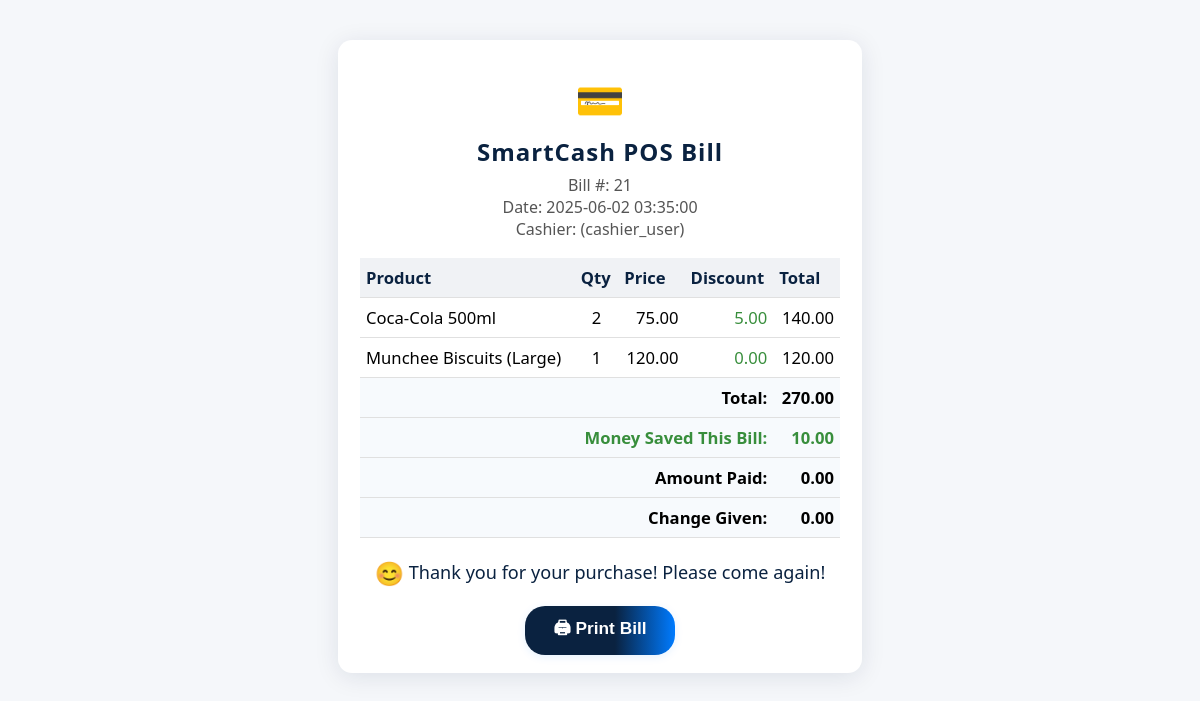
The page /bill.php?transaction_id=21 on the database its author committed.
### tables this page shows
CREATE TABLE IF NOT EXISTS `transactions` (
  `transaction_id` int NOT NULL AUTO_INCREMENT,
  `user_id` int NOT NULL,
  `transaction_date` timestamp NOT NULL DEFAULT CURRENT_TIMESTAMP,
  `total_amount` decimal(10,2) NOT NULL,
  `payment_method` varchar(50) DEFAULT 'Cash',
  `amount_paid` decimal(10,2) DEFAULT NULL,
  `change_given` decimal(10,2) DEFAULT NULL,
  PRIMARY KEY (`transaction_id`),
  KEY `user_id` (`user_id`)
);

CREATE TABLE IF NOT EXISTS `users` (
  `id` int NOT NULL AUTO_INCREMENT,
  `username` varchar(50) NOT NULL,
  `password_hash` varchar(255) NOT NULL,
  `full_name` varchar(100) NOT NULL,
  `role` enum('admin','cashier','inventory_manager') NOT NULL,
  `status` enum('active','inactive') DEFAULT 'active',
  `contact_info` varchar(255) DEFAULT NULL,
  `address` text,
  `created_at` timestamp NOT NULL DEFAULT CURRENT_TIMESTAMP,
  `updated_at` timestamp NOT NULL DEFAULT CURRENT_TIMESTAMP ON UPDATE CURRENT_TIMESTAMP,
  PRIMARY KEY (`id`),
  UNIQUE KEY `username` (`username`)
);

CREATE TABLE IF NOT EXISTS `transaction_items` (
  `item_id` int NOT NULL AUTO_INCREMENT,
  `transaction_id` int NOT NULL,
  `product_id` int NOT NULL,
  `quantity` int NOT NULL,
  `selling_price_at_sale` decimal(10,2) NOT NULL,
  PRIMARY KEY (`item_id`),
  KEY `transaction_id` (`transaction_id`),
  KEY `product_id` (`product_id`)
);

CREATE TABLE IF NOT EXISTS `products` (
  `product_id` int NOT NULL AUTO_INCREMENT,
  `product_name` varchar(255) NOT NULL,
  `category` varchar(100) DEFAULT NULL,
  `buying_price` decimal(10,2) NOT NULL,
  `selling_price` decimal(10,2) NOT NULL,
  `discount` decimal(10,2) DEFAULT '0.00',
  `current_stock` int DEFAULT '0',
  `min_stock_level` int DEFAULT '10',
  `supplier` varchar(255) DEFAULT NULL,
  `description` text,
  `created_at` timestamp NOT NULL DEFAULT CURRENT_TIMESTAMP,
  `updated_at` timestamp NOT NULL DEFAULT CURRENT_TIMESTAMP ON UPDATE CURRENT_TIMESTAMP,
  PRIMARY KEY (`product_id`),
  UNIQUE KEY `product_name` (`product_name`)
);

### bill.php (the view, shortened to what this page needs)
<?php
require_once __DIR__ . '/db_connect.php';
$transaction_id = isset($_GET['transaction_id']) ? intval($_GET['transaction_id']) : 0;
$stmt = $pdo->prepare("SELECT t.*, u.full_name, u.username FROM transactions t JOIN users u ON t.user_id = u.id WHERE t.transaction_id = ?");
$stmt->execute([$transaction_id]);
$transaction = $stmt->fetch();
$stmt = $pdo->prepare("SELECT ti.*, p.product_name, p.discount FROM transaction_items ti JOIN products p ON ti.product_id = p.product_id WHERE ti.transaction_id = ?");
$stmt->execute([$transaction_id]);
$items = $stmt->fetchAll();
$total_discount = 0;
foreach ($items as $item) {
    $total_discount += $item['discount'] * $item['quantity'];
}
?>
<!DOCTYPE html>
<html lang="en">
<head>
</head>
<body>
    <div class="bill-container">
        <div class="bill-logo">&#128179;</div>
        <div class="bill-title">SmartCash POS Bill</div>
        <div class="bill-meta">
            Bill #: <?php echo $transaction_id; ?><br>
            Date: <?php echo date('Y-m-d H:i:s', strtotime($transaction['transaction_date'])); ?><br>
            Cashier: <?php echo htmlspecialchars($transaction['full_name']); ?> (<?php echo htmlspecialchars($transaction['username']); ?>)
        </div>
        <table>
            <thead>
                <tr>
                    <th>Product</th>
                    <th>Qty</th>
                    <th>Price</th>
                    <th>Discount</th>
                    <th>Total</th>
                </tr>
            </thead>
            <tbody>
                <?php foreach ($items as $item): ?>
                <tr>
                    <td><?php echo htmlspecialchars($item['product_name']); ?></td>
                    <td style="text-align:center;"><?php echo $item['quantity']; ?></td>
                    <td style="text-align:right;"><?php echo number_format($item['selling_price_at_sale'], 2); ?></td>
                    <td style="text-align:right; color:#388e3c;"><?php echo number_format($item['discount'], 2); ?></td>
                    <td style="text-align:right; font-weight:500;"><?php echo number_format(($item['selling_price_at_sale'] - $item['discount']) * $item['quantity'], 2); ?></td>
                </tr>
                <?php endforeach; ?>
            </tbody>
            <tfoot>
                <tr>
                    <td colspan="4" style="text-align:right;">Total:</td>
                    <td style="text-align:right;"><?php echo number_format($transaction['total_amount'], 2); ?></td>
                </tr>
                <tr>
                    <td colspan="4" style="text-align:right;" class="money-saved">Money Saved This Bill:</td>
                    <td style="text-align:right;" class="money-saved"><?php echo number_format($total_discount, 2); ?></td>
                </tr>
                <tr>
                    <td colspan="4" style="text-align:right;">Amount Paid:</td>
                    <td style="text-align:right;"><?php echo number_format($transaction['amount_paid'], 2); ?></td>
                </tr>
                <tr>
                    <td colspan="4" style="text-align:right;">Change Given:</td>
                    <td style="text-align:right;"><?php echo number_format($transaction['change_given'], 2); ?></td>
                </tr>
            </tfoot>
        </table>
        <div class="bill-footer">
            <span style="font-family: 'Segoe UI Symbol', 'Arial Unicode MS', Arial, sans-serif; font-size:1.3em; vertical-align:middle;">&#128522;</span>
            Thank you for your purchase! Please come again!
        </div>
        <button class="print-btn" onclick="window.print();">&#128424; Print Bill</button>
    </div>
</body>
</html>

### bill.php (style rules this page uses)
body { background: #f5f7fa; font-family: 'Segoe UI', Arial, sans-serif; margin: 0; padding: 0; }
.bill-container { background: #fff; max-width: 480px; margin: 40px auto; border-radius: 14px; box-shadow: 0 4px 24px rgba(10,34,64,0.10); padding: 32px 22px 18px 22px; }
.bill-logo { text-align: center; font-size: 2.5em; color: #0A2240; margin-bottom: 8px; }
.bill-title { text-align: center; color: #0A2240; font-size: 1.5em; font-weight: bold; letter-spacing: 1px; margin-bottom: 6px; }
.bill-meta { text-align: center; color: #555; font-size: 1em; margin-bottom: 18px; }
table { width: 100%; border-collapse: collapse; margin-bottom: 14px; font-size: 1.04em; }
th, td { padding: 8px 6px; border-bottom: 1px solid #e0e0e0; text-align: left; }
th { background: #f0f2f5; color: #0A2240; font-weight: 600; }
tfoot td { font-weight: bold; background: #f7fafd; }
.money-saved { color: #388e3c; }
.bill-footer { text-align: center; font-size: 1.13em; color: #0A2240; margin-top: 22px; font-weight: 500; }
.print-btn { background: linear-gradient(90deg,#0A2240 60%,#007bff 100%); color: #fff; border: none; border-radius: 20px; padding: 10px 28px; font-size: 1.08em; font-weight: 600; margin: 18px auto 0 auto; display: block; cursor: pointer; transition: background 0.18s, box-shadow 0.18s, transform 0.09s; box-shadow: 0 2px 8px rgba(0,123,255,0.10); }

### rows shown on the page
transactions: transaction_date "2025-06-02 03:35:00", user.username "cashier_user", total_amount "270.00", amount_paid "0.00", change_given "0.00"
transaction_items: product.product_name "Coca-Cola 500ml", quantity "2", selling_price_at_sale "75.00", product.discount "5.00", ($item['selling_price_at_sale'] - $item['discount']) * $item['quantity'] "140.00"
transaction_items: product.product_name "Munchee Biscuits (Large)", quantity "1", selling_price_at_sale "120.00", product.discount "0.00"

### other values the page prints
$transaction_id "21"
$total_discount "10.00"
